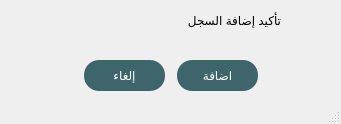
<?xml version="1.0" encoding="UTF-8"?>
<ui version="4.0">
 <class>MainWindow</class>
 <widget class="QMainWindow" name="MainWindow">
  <property name="geometry">
   <rect>
    <x>0</x>
    <y>0</y>
    <width>341</width>
    <height>124</height>
   </rect>
  </property>
  <property name="minimumSize">
   <size>
    <width>341</width>
    <height>124</height>
   </size>
  </property>
  <property name="maximumSize">
   <size>
    <width>341</width>
    <height>124</height>
   </size>
  </property>
  <property name="windowTitle">
   <string>MainWindow</string>
  </property>
  <property name="styleSheet">
   <string notr="true">QLabel{
	
	font:  15pt &quot;Ara Hamah Kilania&quot;;


}
QPushButton{
background-color: rgb(62, 100, 108);
border:0px;
border-radius:15px;
	color: rgb(255, 255, 255);
	
	font: 14pt &quot;Ara Hamah Kilania&quot;;
}
QPushButton:pressed  {
background-color: rgb(150,150,150);
}
QMainWindow{

}</string>
  </property>
  <widget class="QWidget" name="centralwidget">
   <widget class="QLabel" name="label_4">
    <property name="geometry">
     <rect>
      <x>290</x>
      <y>5</y>
      <width>31</width>
      <height>31</height>
     </rect>
    </property>
    <property name="text">
     <string/>
    </property>
    <property name="pixmap">
     <pixmap>icons/warning.png</pixmap>
    </property>
    <property name="scaledContents">
     <bool>true</bool>
    </property>
   </widget>
   <widget class="QPushButton" name="ADD">
    <property name="geometry">
     <rect>
      <x>177</x>
      <y>60</y>
      <width>81</width>
      <height>31</height>
     </rect>
    </property>
    <property name="text">
     <string>اضافة</string>
    </property>
   </widget>
   <widget class="QPushButton" name="cancel">
    <property name="geometry">
     <rect>
      <x>84</x>
      <y>60</y>
      <width>81</width>
      <height>31</height>
     </rect>
    </property>
    <property name="text">
     <string>إلغاء</string>
    </property>
   </widget>
   <widget class="QLabel" name="label">
    <property name="geometry">
     <rect>
      <x>40</x>
      <y>10</y>
      <width>241</width>
      <height>20</height>
     </rect>
    </property>
    <property name="text">
     <string>تأكيد إضافة السجل</string>
    </property>
   </widget>
  </widget>
  <widget class="QMenuBar" name="menubar">
   <property name="geometry">
    <rect>
     <x>0</x>
     <y>0</y>
     <width>341</width>
     <height>21</height>
    </rect>
   </property>
  </widget>
  <widget class="QStatusBar" name="statusbar"/>
 </widget>
 <resources/>
 <connections/>
</ui>
